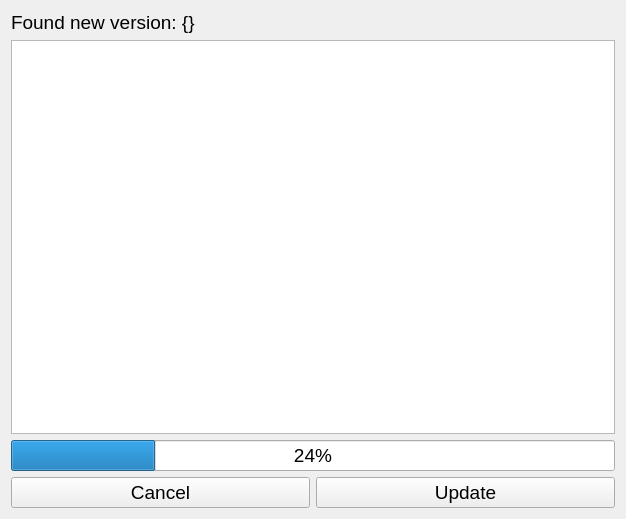
<?xml version="1.0" encoding="UTF-8"?>
<ui version="4.0">
 <class>UpdateWidget</class>
 <widget class="QWidget" name="UpdateWidget">
  <property name="geometry">
   <rect>
    <x>0</x>
    <y>0</y>
    <width>626</width>
    <height>519</height>
   </rect>
  </property>
  <property name="font">
   <font>
    <pointsize>14</pointsize>
   </font>
  </property>
  <property name="windowTitle">
   <string>Form</string>
  </property>
  <layout class="QVBoxLayout" name="verticalLayout">
   <item>
    <widget class="QLabel" name="label">
     <property name="text">
      <string>Found new version: {}</string>
     </property>
    </widget>
   </item>
   <item>
    <widget class="QTextBrowser" name="textBrowser"/>
   </item>
   <item>
    <widget class="QProgressBar" name="progressBar">
     <property name="value">
      <number>24</number>
     </property>
    </widget>
   </item>
   <item>
    <layout class="QHBoxLayout" name="horizontalLayout">
     <item>
      <widget class="QPushButton" name="cancel_btn">
       <property name="locale">
        <locale language="English" country="UnitedStates"/>
       </property>
       <property name="text">
        <string>Cancel</string>
       </property>
      </widget>
     </item>
     <item>
      <widget class="QPushButton" name="update_btn">
       <property name="locale">
        <locale language="English" country="UnitedStates"/>
       </property>
       <property name="text">
        <string>Update</string>
       </property>
      </widget>
     </item>
    </layout>
   </item>
  </layout>
 </widget>
 <resources/>
 <connections/>
</ui>
